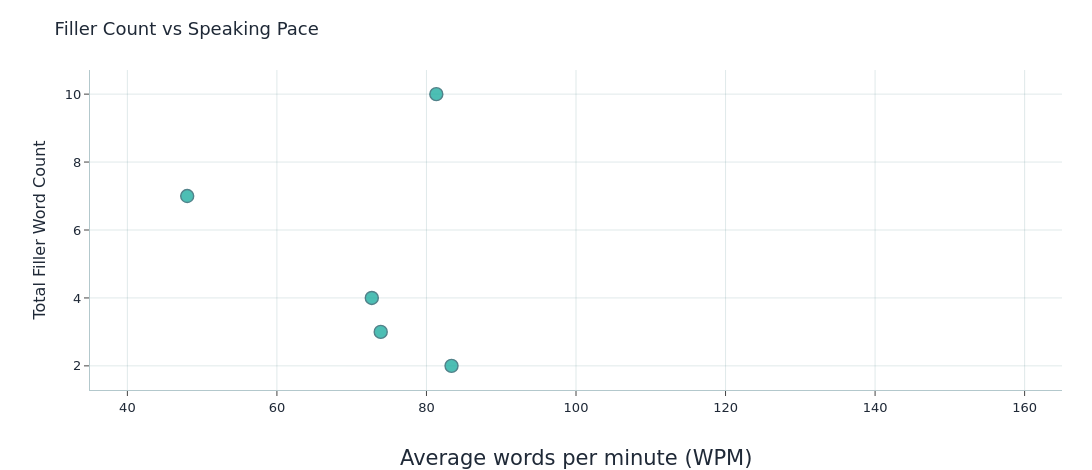

Notebook cell for this chart:
### Markdown cell above
## 6) Filler count vs speaking pace

This scatter plot shows whether faster speaking correlates with more filler words, which could indicate nervousness or difficulty keeping up with thoughts.

### Code cell
import plotly.graph_objects as go


def _wrap_text(text, width=16):
    if len(text) <= width:
        return text
    return '<br>'.join(text[i:i + width] for i in range(0, len(text), width))


# Collect filler counts and average WPM for each recording
filler_counts = []
avg_wpm_values = []
rec_labels = []

for rec in recordings:
    total_fillers = len(rec.get('filler_events', []))
    filler_counts.append(total_fillers)

    rolling_wpm = rec.get('rolling_wpm_30s', [])
    if rolling_wpm:
        avg_wpm = float(np.mean([p['wpm'] for p in rolling_wpm]))
    else:
        avg_wpm = 0.0
    avg_wpm_values.append(avg_wpm)
    rec_labels.append(rec['recording_id'])

wrapped_labels = [_wrap_text(label, width=16) for label in rec_labels]
customdata = list(zip(wrapped_labels, avg_wpm_values, filler_counts))

fig = go.Figure(
    data=[
        go.Scatter(
            x=avg_wpm_values,
            y=filler_counts,
            mode='markers',
            marker={
                'size': 13,
                'color': PRIMARY_TEAL,
                'line': {'color': DARK_TEAL, 'width': 1.4},
                'opacity': 0.8,
            },
            customdata=customdata,
            hovertemplate=(
                '<b>Recording name:</b> <b>%{customdata[0]}</b><br>'
                + '<b>Avg WPM:</b> <b>%{customdata[1]:.1f}</b><br>'
                + '<b>Filler words:</b> <b>%{customdata[2]}</b><extra></extra>'
            ),
            showlegend=False,
        )
    ]
)

fig.update_layout(
    title='Filler Count vs Speaking Pace',
    xaxis_title='',
    yaxis_title='Total Filler Word Count',
    template='plotly_white',
    width=1100,
    height=470,
    font={'family': 'DejaVu Sans', 'size': 13, 'color': '#1f2937'},
    margin={'l': 90, 'r': 30, 't': 70, 'b': 80},
    hoverlabel={
        'align': 'left',
        'namelength': -1,
        'font': {'size': 14},
        'bgcolor': 'rgba(245, 252, 251, 0.98)',
        'bordercolor': DEEP_TEAL,
    },
    annotations=[
        {
            'text': 'Average words per minute (WPM)',
            'xref': 'paper',
            'yref': 'paper',
            'x': 0.5,
            'y': -0.17,
            'showarrow': False,
            'xanchor': 'center',
            'yanchor': 'top',
            'font': {'size': 21},
        }
    ],
)
fig.update_xaxes(
    range=[35, 165],
    showgrid=True,
    gridcolor='rgba(39, 99, 109, 0.14)',
    showline=True,
    linecolor='rgba(39, 99, 109, 0.35)',
    ticks='outside',
)
fig.update_yaxes(
    showgrid=True,
    gridcolor='rgba(39, 99, 109, 0.14)',
    showline=True,
    linecolor='rgba(39, 99, 109, 0.35)',
    ticks='outside',
)
fig.show()

# Calculate correlation if there are enough points
if len(filler_counts) > 2:
    correlation = np.corrcoef(avg_wpm_values, filler_counts)[0, 1]
    print(f"Correlation between WPM and filler count: {correlation:.3f}")

### Figure 1 — Plotly figure (JSON) as saved in the notebook; plotly's stock layout.template omitted (floating-point values rounded to 4 significant figures)
{"data": [{"customdata": [["Bad_Test_2026061<br>5_102036", 48, 7], ["Good_Test_202604<br>15_102445", 83.35, 2], ["Okay_Good_test_2<br>0260415_102254", 81.32, 10], ["Semi_Bad_test_20<br>260715_102143", 73.88, 3], ["Test1_20260515_0<br>95848", 72.69, 4]], "hovertemplate": "<b>Recording name:</b> <b>%{customdata[0]}</b><br><b>Avg WPM:</b> <b>%{customdata[1]:.1f}</b><br><b>Filler words:</b> <b>%{customdata[2]}</b><extra></extra>", "marker": {"color": "#21AFA2", "line": {"color": "#27636D", "width": 1.4}, "opacity": 0.8, "size": 13}, "mode": "markers", "showlegend": false, "type": "scatter", "x": [48, 83.35, 81.32, 73.88, 72.69], "y": [7, 2, 10, 3, 4]}], "layout": {"annotations": [{"font": {"size": 21}, "showarrow": false, "text": "Average words per minute (WPM)", "x": 0.5, "xanchor": "center", "xref": "paper", "y": -0.17, "yanchor": "top", "yref": "paper"}], "font": {"color": "#1f2937", "family": "DejaVu Sans", "size": 13}, "height": 470, "hoverlabel": {"align": "left", "bgcolor": "rgba(245, 252, 251, 0.98)", "bordercolor": "#1E8486", "font": {"size": 14}, "namelength": -1}, "margin": {"b": 80, "l": 90, "r": 30, "t": 70}, "title": {"text": "Filler Count vs Speaking Pace"}, "width": 1100, "xaxis": {"gridcolor": "rgba(39, 99, 109, 0.14)", "linecolor": "rgba(39, 99, 109, 0.35)", "range": [35, 165], "showgrid": true, "showline": true, "ticks": "outside", "title": {"text": ""}}, "yaxis": {"gridcolor": "rgba(39, 99, 109, 0.14)", "linecolor": "rgba(39, 99, 109, 0.35)", "showgrid": true, "showline": true, "ticks": "outside", "title": {"text": "Total Filler Word Count"}}}}
